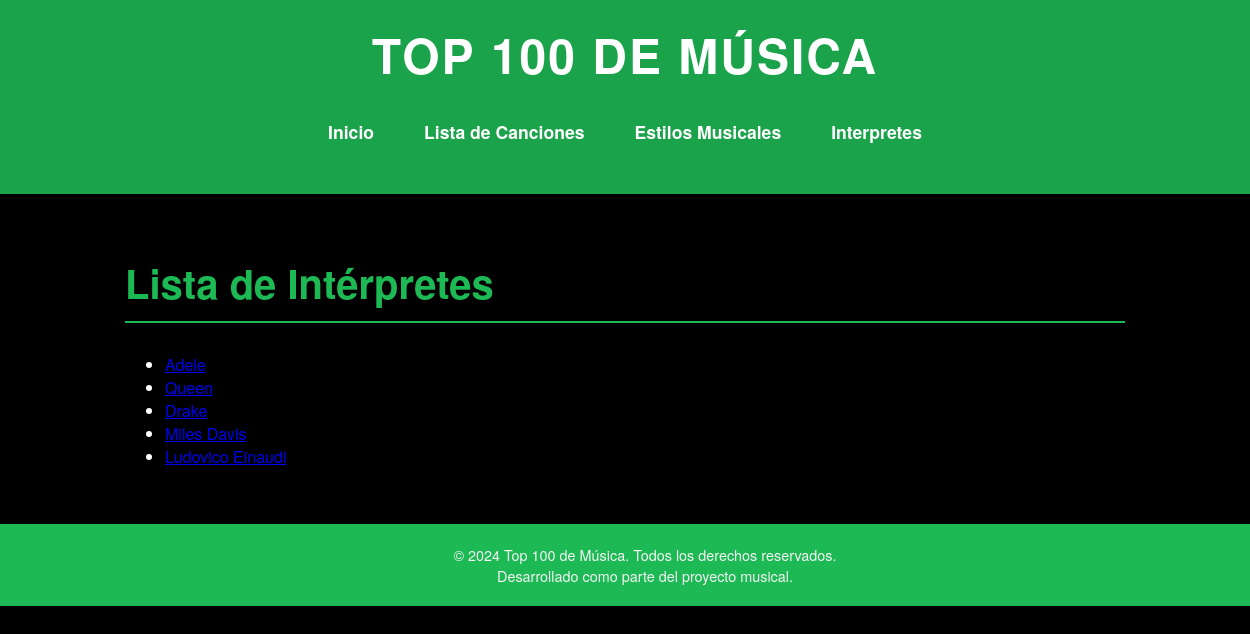
Screenshot of /appTop100Django/interpretes/ with the database file from the repository.
### appTop100Django/models.py (models this page shows, shortened)
class Interprete(models.Model):
    nombre = models.CharField(max_length=50)
    numero_integrantes = models.IntegerField(default=0)
    descripcion_interprete = models.CharField(max_length=300)
    oyentes_mensuales = models.IntegerField(default=0)
    imagen = models.ImageField(upload_to='interpretes/', blank=True, null=True)

### appTop100Django/views.py (the view)
# urls.py: path('interpretes/', views.lista_interpretes, name='lista_interpretes'),
def lista_interpretes(request):
    interpretes = Interprete.objects.all()
    context = {'interpretes': interpretes}
    return render(request, 'lista_interpretes.html', context)

### appTop100Django/templates/lista_interpretes.html (shortened to what this page needs)
{% extends 'base.html' %}
{% block contenido %}
<h2>Lista de Intérpretes</h2>
<ul>
    {% for interprete in interpretes %}
        <li>
            <a href="{% url 'detalles_interprete' interprete.id %}">{{ interprete.nombre }}</a>
        </li>
    {% endfor %}
</ul>
{% endblock %}

### appTop100Django/static/css/estilos.css (style rules this page uses)
body { font-family: 'Helvetica Neue', Arial, sans-serif; background-color: #000000; color: #ffffff; margin: 0; padding: 0; }
h2 { font-size: 2.5em; margin-top: 20px; color: #1db954; border-bottom: 2px solid #1db954; padding-bottom: 10px; margin-bottom: 30px; }

### rows the page displays
Interprete: nombre "Adele"
Interprete: nombre "Queen"
Interprete: nombre "Drake"
Interprete: nombre "Miles Davis"
Interprete: nombre "Ludovico Einaudi"
